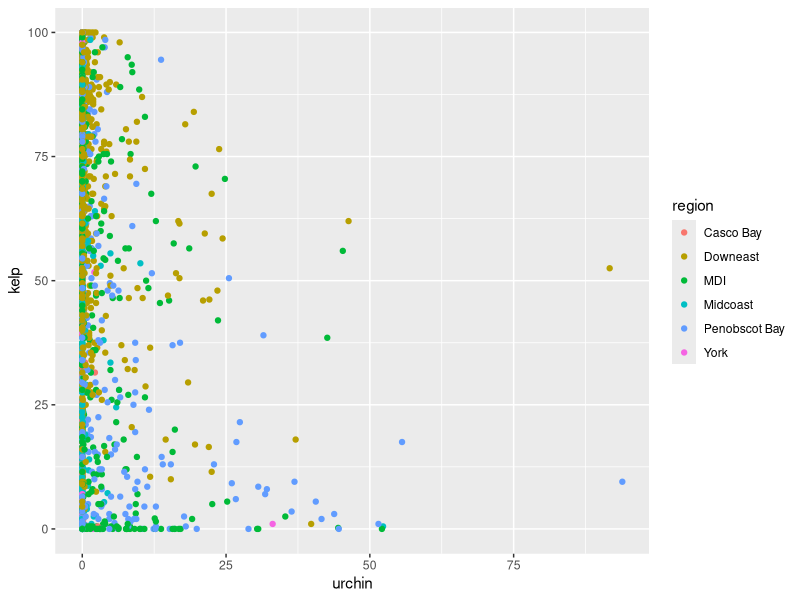
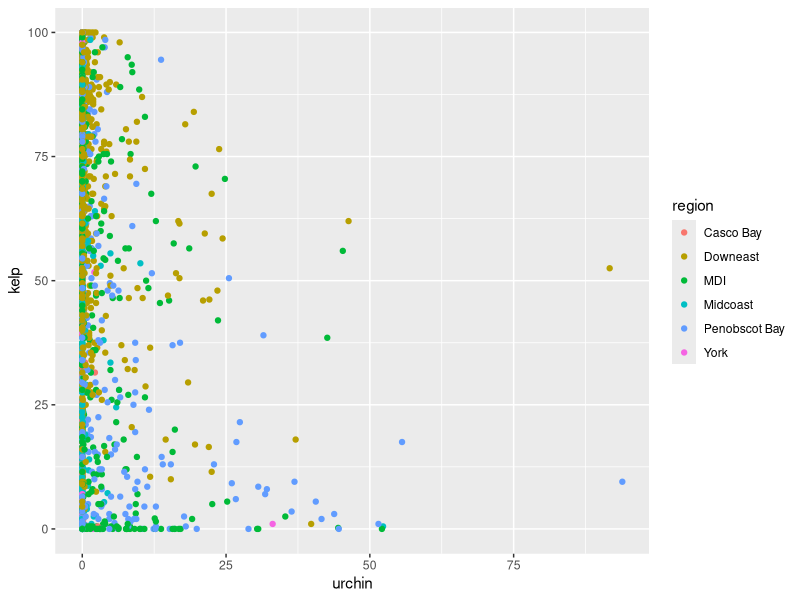

Here is the R script that generated these plots, in order:
## ---- chunk 1
dmr <- read.csv("data/dmr_kelp_urchin.csv") 
library(dplyr)
library(ggplot2)
## ---- chunk 2
dir.create("cleaned-data")
dir.create("figures")
## ---- chunk 3
ggplot(dmr,
       aes(x = urchin, y = kelp,
           color = region)) +
  geom_point()

ggsave("figures/kelp_urchin.jpg")
## ---- chunk 4
downeast_subset <- dmr |>
  filter(region == "Downeast")

write.csv(downeast_subset,
  file="cleaned-data/dmr_downeast.csv"
)
## ---- chunk 5
write.csv(
  downeast_subset,
  file = "cleaned-data/dmr_downeast.csv",
  row.names=FALSE
)
## ---- chunk 6
# We remove after rendering the lesson, because we don't want this in the lesson
# repository
unlink("cleaned-data", recursive=TRUE)
unlink("figures", recursive=TRUE)
